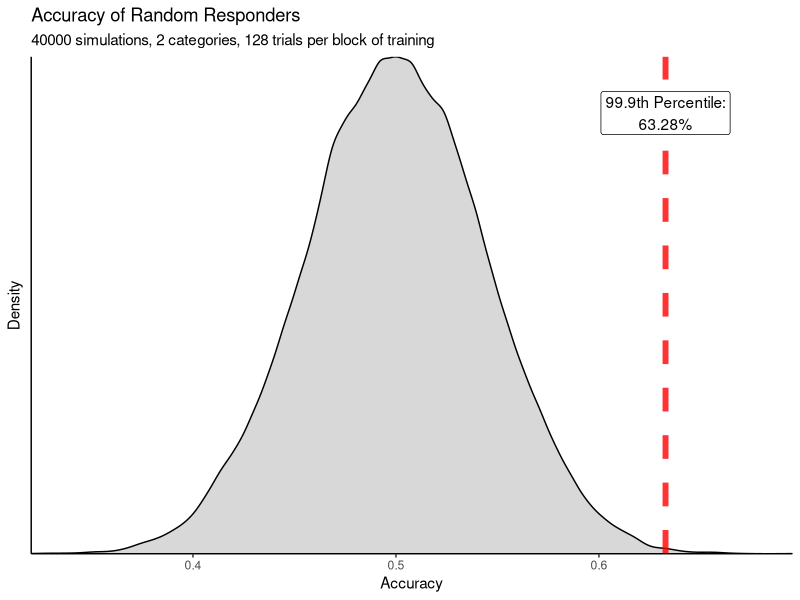
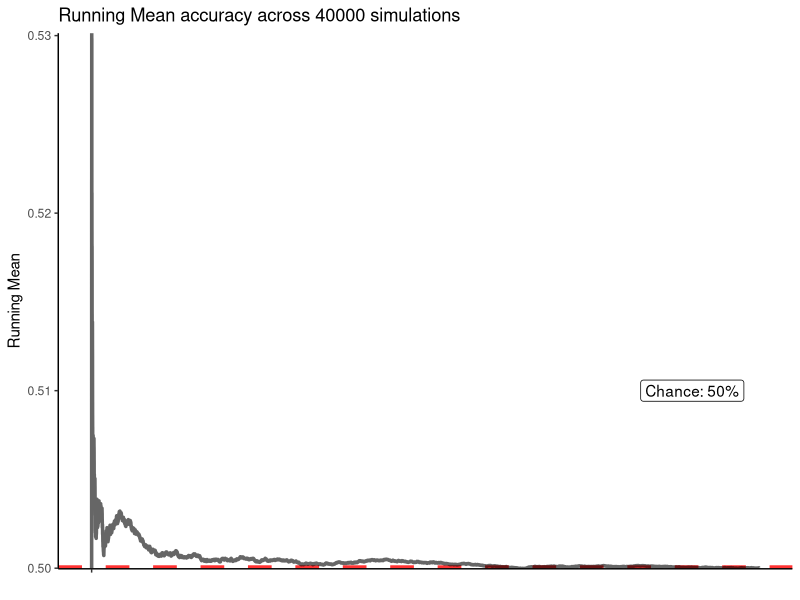

Reproduce these figures in R, in order.
library(tidyverse)

block <- function(trials, groups) {
  responses <- floor(runif(trials, 0, groups))
  correct <- responses == 1
  return(sum(correct)/trials)
}

nsims <- 40000
trialsPerBlock <- 128
ncats <- 2
threshold <- .999

sims <- c()
runningMean <- c()
for (i in 1:nsims) {
  sims <- append(sims, block(trialsPerBlock, ncats))
  runningMean <- append(runningMean, mean(sims))
}
upperLimit <- quantile(sims, threshold)
maxDensity <- max(density(sims)$y)

ggplot() +
  geom_density(aes(x = sims), fill = "gray", color="black", alpha = .6) +
  geom_vline(xintercept = upperLimit, color = "red", linetype = "dashed", size = 2, alpha = .8) +
  geom_label(aes(label = paste0(threshold*100, "th Percentile:\n", round(upperLimit*100,2), "%")), x = upperLimit, y = maxDensity -1, hjust = 0.5) +
  scale_x_continuous(expand = c(0,0)) + scale_y_continuous(expand = c(0,0)) +
  labs(x = "Accuracy",
       y = "Density",
       title = "Accuracy of Random Responders",
       subtitle = paste0(nsims, " simulations, ", ncats, " categories, ", trialsPerBlock, " trials per block of training")
  ) +
  theme(
    panel.background = element_blank(),
    axis.ticks.y = element_blank(),
    axis.text.y = element_blank(),
    axis.line.x.bottom = element_line(),
    axis.line.y.left = element_line()
  )

ggplot() +
  geom_hline(yintercept = 1/ncats, color = "red", linetype = "dashed", size = 2, alpha = .8) +
  geom_line(aes(x = 1:nsims, y = runningMean), size = 1.2, alpha = .6) +
  geom_label(aes(label = paste0("Chance: ", round(100*(1/ncats), 2), "%")), x = (9/10)*nsims, y = 1/ncats + .01, hjust = 0.5) +
  scale_y_continuous(expand = c(0,0)) + scale_x_continuous(breaks = 1) +
  labs(
    x = "",
    y = "Running Mean",
    title = paste0("Running Mean accuracy across ", nsims, " simulations")
  ) +
  theme(
    panel.background = element_blank(),
    # axis.ticks.x = element_blank(),
    axis.text.x = element_blank(),
    axis.line.x.bottom = element_line(),
    axis.line.y.left = element_line()
  )
